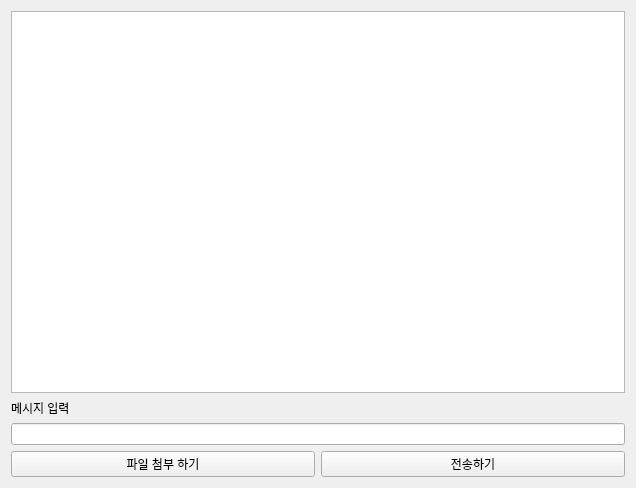
<?xml version="1.0" encoding="UTF-8"?>
<ui version="4.0">
 <class>AdminInfoForm_Chat</class>
 <widget class="QWidget" name="AdminInfoForm_Chat">
  <property name="geometry">
   <rect>
    <x>0</x>
    <y>0</y>
    <width>636</width>
    <height>488</height>
   </rect>
  </property>
  <property name="windowTitle">
   <string>Form</string>
  </property>
  <layout class="QVBoxLayout" name="verticalLayout_2">
   <item>
    <layout class="QVBoxLayout" name="verticalLayout">
     <item>
      <widget class="QTextBrowser" name="chatDisplay"/>
     </item>
     <item>
      <widget class="QLabel" name="label">
       <property name="text">
        <string>메시지 입력</string>
       </property>
      </widget>
     </item>
     <item>
      <widget class="QLineEdit" name="lineEdit"/>
     </item>
    </layout>
   </item>
   <item>
    <layout class="QHBoxLayout" name="horizontalLayout">
     <item>
      <widget class="QPushButton" name="pushButton_fileAdmin">
       <property name="text">
        <string>파일 첨부 하기</string>
       </property>
      </widget>
     </item>
     <item>
      <widget class="QPushButton" name="pushButton_admin">
       <property name="text">
        <string>전송하기</string>
       </property>
      </widget>
     </item>
    </layout>
   </item>
  </layout>
 </widget>
 <resources/>
 <connections/>
</ui>
